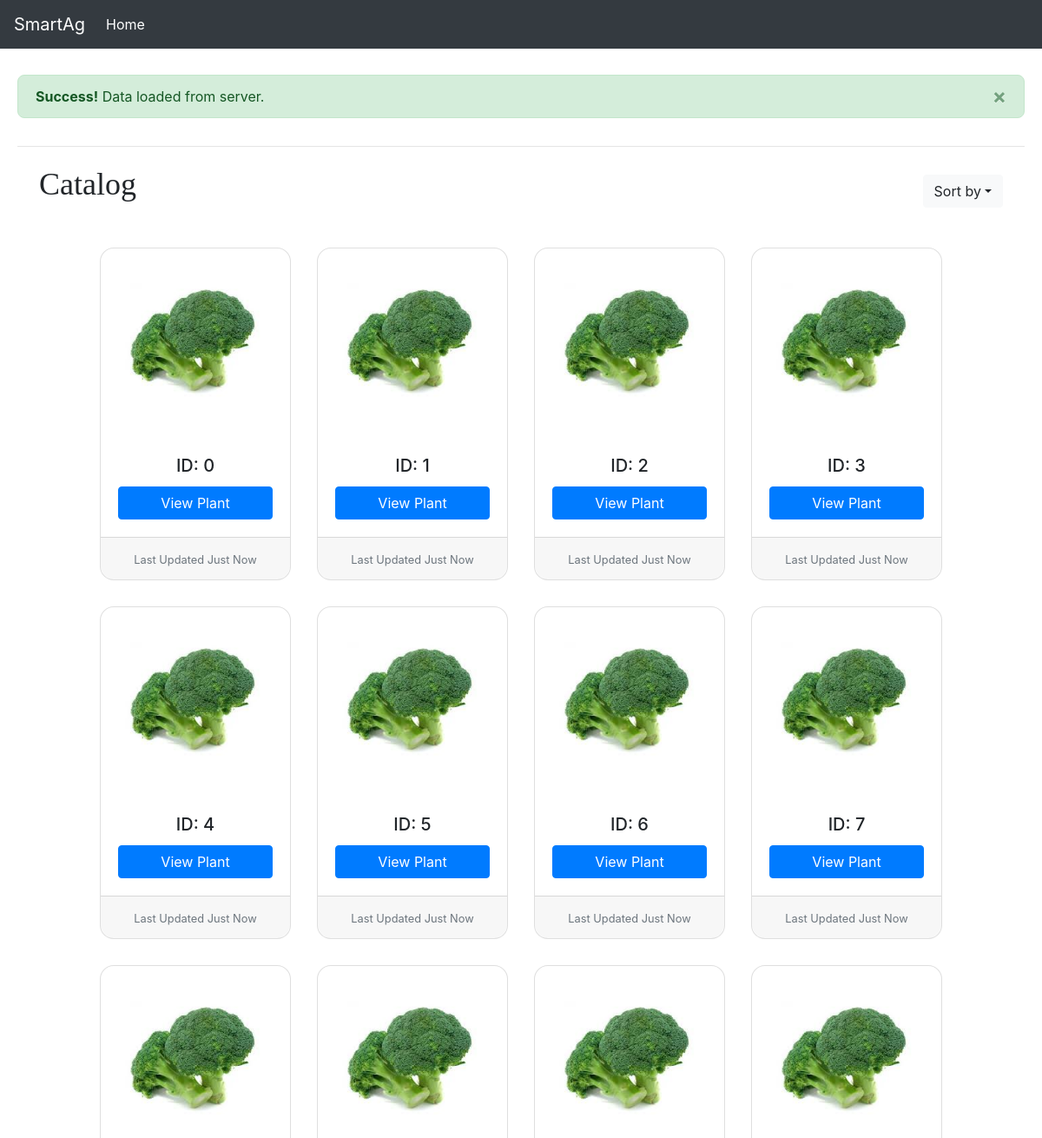
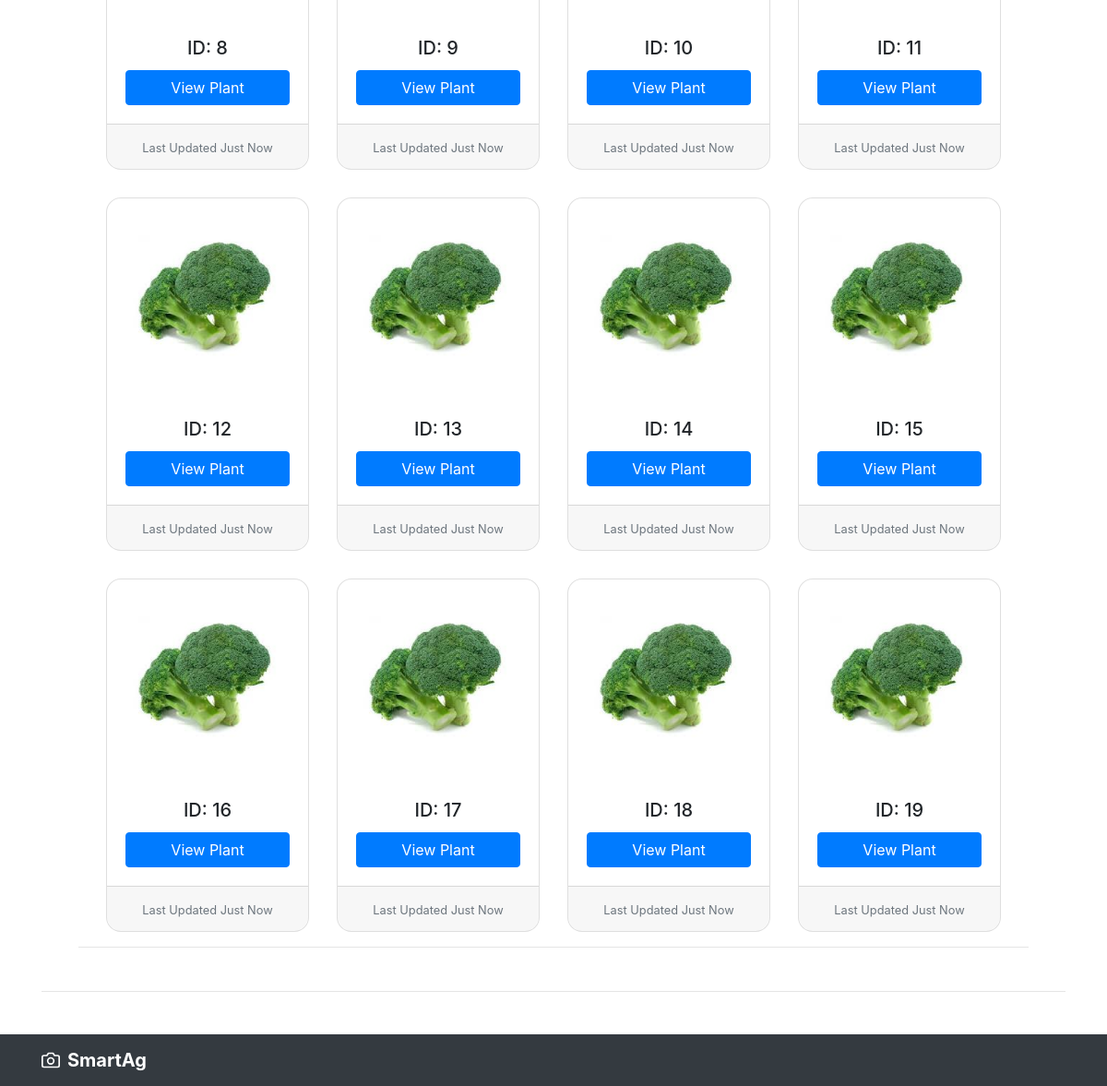
/type/Broccoli, run on the app's committed database (2 pictures, top to bottom).
### smartag/plants/models.py (models this page shows, shortened)
class Plant(Base):
    __tablename__ = 'plants'
    pid = Column(String(20), primary_key=True)
    uid = Column(Integer)
    name = Column(String(20), ForeignKey('plant_types.name'))
    ptype = relationship("PlantType", back_populates="plants")
    water_level = Column(Float)
    chemical_a = Column(Float)
    chemical_b = Column(Float)
    growth_level = Column(Float)
    timestamp = Column(Integer, nullable=True)
    state = Column(Integer)

### smartag/main/routes.py (the view)
@main.route("/type/<string:ptype>")
def type_details(ptype):
    print(ptype)
    plants = Plant.query.filter(Plant.name == ptype).order_by(Plant.uid).all()
    unique_plants = []
    for plant in plants:
        if len(unique_plants) == 0:
            unique_plants.append(plant)
        else:
            add = True
            for up in unique_plants:
                if up.uid == plant.uid:
                    add = False
            if add:
                unique_plants.append(plant)
    return render_template('typeDetail.html', plants=unique_plants)

### run.py (called while the page is built)
@app.teardown_appcontext
def shutdown_session(exception=None):
    db_session.remove()

### smartag/templates/typeDetail.html (shortened to what this page needs)
<!doctype html>
<html lang="en">
<head>
  <link rel="stylesheet" href="{{ url_for('static', filename='main.css') }}">
  <link rel="stylesheet" href="{{ url_for('static', filename='bootstrap.css') }}">
  <link rel="stylesheet" href="https://use.fontawesome.com/releases/v5.6.3/css/all.css">
</head>
<body>
<nav class="navbar bg-dark navbar-expand-sm navbar-dark">
  <a class="navbar-brand" href="{{ url_for('main.home') }}">SmartAg</a>
  <div class="collapse navbar-collapse" id="navbarSupportedContent">
    <ul class="navbar-nav mr-auto">
      <li class="nav-item active">
        <a class="nav-link waves-effect waves-light" href="{{ url_for('main.home') }}">Home<span class="sr-only">(current)</span></a>
      </li>
    </ul>
  </div>
</nav>
<div class="container-fluid">
  <div class="alert alert-success alert-dismissible fade show" role="alert">
    <strong>Success!</strong> Data loaded from server.
    <button type="button" class="close" data-dismiss="alert" aria-label="Close">
      <span aria-hidden="true">&times;</span>
    </button>
  </div>
  <hr>
  <div class="container">
    <div class="row">
      <div class="col">
        <p class="page-title">Catalog</p>
      </div>
      <div class="col-6 text-right align-self-center">
        <div class="dropdown">
          <button class="btn btn-light dropdown-toggle" type="button" id="dropdownMenuButton" data-toggle="dropdown" aria-haspopup="true" aria-expanded="false">Sort by</button>
        </div>
      </div>
    </div>
  <div class="container-cards">
    <div class="card-deck">
      <div class="row justify-content-center" align=center>
        {% for plant in plants %}
        <div class="col-cards">
          <div class="card">
            <img src="{{ url_for('static', filename='src/' + plant.name + '.jpeg') }}" class="card-img" alt="...">
            <div class="card-body">
              <h5 class="card-title">ID: {{ plant.uid }}</h5>
              <a href="{{ url_for('plants.plant_details', ptype=plant.name, uid=plant.uid) }}" class="btn btn-primary btn-span-container">View Plant</a>
            </div>
            <div class="card-footer">
              <small class="text-muted">Last Updated Just Now</small>
            </div>
          </div>
        </div>
        {% endfor %}
      </div>
    </div>
    <hr>
  </div>
  <hr>
</div>
</div>
<footer>
  <div class="navbar navbar-dark bg-dark shadow-sm">
    <div class="container d-flex justify-content-between">
      <a href="#" class="navbar-brand d-flex align-items-center">
        <strong>SmartAg</strong>
      </a>
    </div>
  </div>
</footer>
</body>
</html>

### smartag/static/main.css (style rules this page uses)
body { font-family: 'Montserrat', sans-serif; }
.btn-span-container { width: 100%; }
.page-title { font-family: "Trebuchet MS"; font-size: 36px; }
.col-cards { -ms-flex-preferred-size: 0; flex-basis: 0; -ms-flex-positive: 1; flex-grow: 1; max-width: 250px; min-width: 250px; }
.container-cards { width: 100%; padding-top: 0px; padding-bottom: 15px; padding-left: 40px; padding-right: 40px; margin-right: auto; margin-left: auto; }

### data on the page
Plant: name (picture), uid "0"
Plant: name (picture), uid "1"
Plant: name (picture), uid "2"
Plant: name (picture), uid "3"
Plant: name (picture), uid "4"
Plant: name (picture), uid "5"
Plant: name (picture), uid "6"
Plant: name (picture), uid "7"
Plant: name (picture), uid "8"
Plant: name (picture), uid "9"
Plant: name (picture), uid "10"
Plant: name (picture), uid "11"
Plant: name (picture), uid "12"
Plant: name (picture), uid "13"
Plant: name (picture), uid "14"
Plant: name (picture), uid "15"
Plant: name (picture), uid "16"
Plant: name (picture), uid "17"
Plant: name (picture), uid "18"
Plant: name (picture), uid "19"
